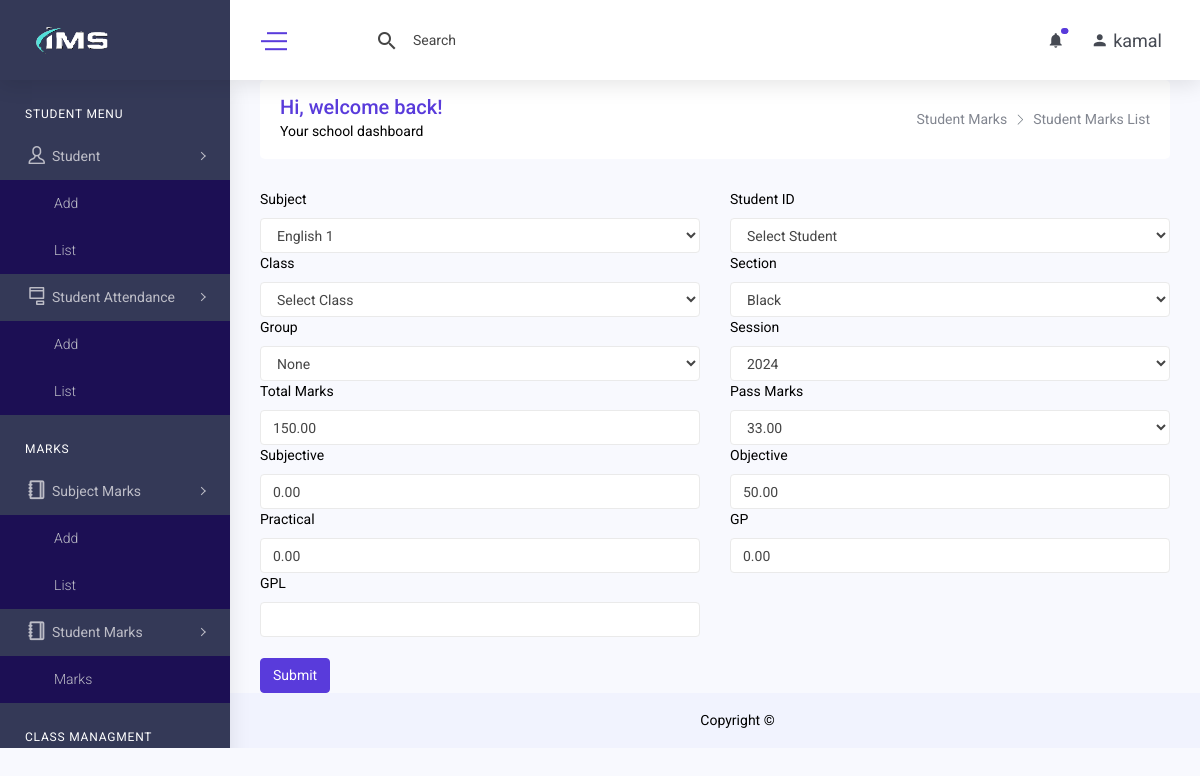
The app's page /student_marks_edit.php?id=1 (signed in) with its own data.
### tables this page shows
CREATE TABLE `student_marks` (
  `id` int(11) NOT NULL,
  `subject_id` varchar(255) DEFAULT NULL,
  `student_id` int(11) DEFAULT NULL,
  `class_id` int(11) DEFAULT NULL,
  `section_id` int(11) DEFAULT NULL,
  `group_id` int(11) DEFAULT NULL,
  `session_id` int(11) DEFAULT NULL,
  `total_marks` decimal(5,2) DEFAULT NULL,
  `pass_marks` decimal(5,2) DEFAULT NULL,
  `sub` decimal(5,2) DEFAULT NULL,
  `obj` decimal(5,2) DEFAULT NULL,
  `prac` decimal(5,2) DEFAULT NULL,
  `gp` decimal(5,2) DEFAULT NULL,
  `gpl` varchar(255) DEFAULT NULL,
  `created_at` datetime DEFAULT NULL,
  `created_by` int(11) DEFAULT NULL,
  `updated_at` datetime DEFAULT NULL,
  `updated_by` int(11) DEFAULT NULL,
  `deleted_at` datetime DEFAULT NULL
);

CREATE TABLE `subject` (
  `id` int(11) NOT NULL,
  `subject_name` varchar(255) DEFAULT NULL,
  `subject_type` enum('0','1') NOT NULL DEFAULT '0',
  `created_at` datetime DEFAULT NULL,
  `created_by` int(11) DEFAULT NULL,
  `updated_at` datetime DEFAULT NULL,
  `updated_by` int(11) DEFAULT NULL,
  `deleted_at` datetime DEFAULT NULL
);

CREATE TABLE `section` (
  `id` int(11) NOT NULL,
  `section` varchar(255) DEFAULT NULL,
  `created_at` datetime DEFAULT NULL,
  `created_by` int(11) DEFAULT NULL,
  `updated_at` datetime DEFAULT NULL,
  `updated_by` int(11) DEFAULT NULL,
  `deleted_at` datetime DEFAULT NULL
);

CREATE TABLE `group` (
  `id` int(11) NOT NULL,
  `group` varchar(255) DEFAULT NULL,
  `created_at` datetime DEFAULT NULL,
  `created_by` int(11) DEFAULT NULL,
  `updated_at` datetime DEFAULT NULL,
  `updated_by` int(11) DEFAULT NULL,
  `deleted_at` datetime DEFAULT NULL
);

CREATE TABLE `session` (
  `id` int(11) NOT NULL,
  `session` varchar(255) DEFAULT NULL,
  `created_at` datetime DEFAULT NULL,
  `created_by` int(11) DEFAULT NULL,
  `updated_at` datetime DEFAULT NULL,
  `updated_by` int(11) DEFAULT NULL,
  `deleted_at` datetime DEFAULT NULL
);

CREATE TABLE `class_subject` (
  `id` int(11) NOT NULL,
  `student_id` int(11) NOT NULL,
  `subject_id` varchar(255) DEFAULT NULL,
  `class_id` int(11) DEFAULT NULL,
  `group_id` int(11) DEFAULT NULL,
  `session_id` int(11) DEFAULT NULL,
  `term_id` int(11) NOT NULL,
  `sub` decimal(5,2) DEFAULT NULL,
  `obj` decimal(5,2) DEFAULT NULL,
  `prac` decimal(5,2) DEFAULT NULL,
  `pass_marks` decimal(5,2) DEFAULT NULL,
  `created_at` datetime DEFAULT NULL,
  `created_by` int(11) DEFAULT NULL,
  `updated_at` datetime DEFAULT NULL,
  `updated_by` int(11) DEFAULT NULL,
  `deleted_at` datetime DEFAULT NULL
);

### class/crud.php (called while the page is built, shortened)
<?php
    class crud{
        private $host='localhost';
        private $connection;
        public function __construct($user,$password,$database){
            $this->user=$user;
            $this->password=$password;
            $this->database=$database;
            $this->connection=new mysqli($this->host,$this->user,$this->password,$this->database);
        }
        public function common_select($table,$fields='*',$condition=false,$sort_field=false,$sort='ASC'){
            $result=array();
            $error=false;
            $sql="select $fields from $table where deleted_at is null ";
            $rs=$this->connection->query($sql);
            if($rs){
                if($rs->num_rows > 0){
                    while($r=$rs->fetch_object()){
                        array_push($result,$r);
                    }
                }
            }else{
                $error=$this->connection->error;
            }
            $return = array('data'=>$result,'error'=>$error);
            return $return;
        }
        public function common_select_single($table,$fields='*',$condition=false,$sort_field=false,$sort='ASC'){
            $result="";
            $error=false;
            $sql="select $fields from $table where deleted_at is null ";
            if(is_array($condition)){
                $sql.=" and ";
                foreach($condition as $k=>$v){
                    $v = $this->connection->real_escape_string($v);
                    $sql.="$k='$v' and ";
                }
                $sql=rtrim($sql,'and ');
            }
            $rs=$this->connection->query($sql);
            if($rs){
                if($rs->num_rows > 0){
                    while($r=$rs->fetch_object()){
                        $result=$r;
                    }
                }
            }else{
                $error=$this->connection->error;
            }
            $return = array('data'=>$result,'error'=>$error);
            return $return;
        }
    }
?>

### include/connection.php (called while the page is built, shortened)
<?php
    include_once('class/crud.php');
    $mysqli=new crud("root","","ims");
?>

### student_marks_edit.php (the view, shortened to what this page needs)
<?php include('include/header.php'); ?>
<?php include('include/sidebar.php'); ?>
<body>
        <div class="content-body">
            <div class="container-fluid">
                <div class="row page-titles mx-0">
                    <div class="col-sm-6 p-md-0">
                        <div class="welcome-text">
                            <h4>Hi, welcome back!</h4>
                            <p class="mb-0">Your school dashboard</p>
                        </div>
                    </div>
                    <div class="col-sm-6 p-md-0 justify-content-sm-end mt-2 mt-sm-0 d-flex">
                        <ol class="breadcrumb">
                            <li class="breadcrumb-item"><a href="student_marks_add.php">Student Marks</a></li>
                            <li class="breadcrumb-item active"><a href="student_marks_list.php">Student Marks List</a></li>
                        </ol>
                    </div>
                </div>
                <?php
            $olddata=array();
            $con['id']=$_GET['id'];
            $result=$mysqli->common_select_single('student_marks','*',$con);
            if($result){
                if($result['data']){
                    $olddata=$result['data'];
                }
            }
       ?>
            <form method="post" action="">
                <div class="row">
                    <div class="col-md-6">
                        <label class="form-label" for="subject_id">Subject</label>
                        <select class="form-control form-select" required name="subject_id" id="subject_id">
                        <?php
                            $result=$mysqli->common_select('subject');
                            if($result){
                                if($result['data']){
                                    foreach($result['data'] as $d){
                        ?>
                            <option value="<?= $d->id ?>" <?= $d->id==$olddata->subject_id ? "selected" :"" ?>> <?= $d-> subject_name ?> <?= $d-> subject_type ?></option>
                        <?php } } } ?>
                    </select>
                    </div>
                    <div class="col-md-6">
                        <label class="form-label" for="student_id">Student ID</label>
                        <select class="form-control form-select" required name="student_id" id="student_id">
                        <option value="">Select Student</option>
                    </select>
                    </div>
                    <div class="col-md-6">
                        <label class="form-label" for="class_id">Class</label>
                        <select class="form-control form-select" required name="class_id" id="class_id">
                        <option value="">Select Class</option>
                        </select>
                    </div>
                    <div class="col-md-6">
                        <label class="form-label" for="section_id">Section</label>
                        <select class="form-control form-select" required name="section_id" id="section_id">
                        <?php
                            $result=$mysqli->common_select('section');
                            if($result){
                                if($result['data']){
                                    foreach($result['data'] as $d){
                        ?>
                            <option value="<?= $d->id ?>" <?= $d->id==$olddata->section_id ? "selected" :"" ?>> <?= $d->section ?></option>
                        <?php } } } ?>
                        </select>
                    </div>
                    <div class="col-md-6">
                        <label class="form-label" for="group_id">Group</label>
                        <select class="form-control form-select" required name="group_id" id="group_id">
                            <?php
                                $result=$mysqli->common_select('`group`');
                                if($result){
                                    if($result['data']){
                                        foreach($result['data'] as $d){
                            ?>
                                <option value="<?= $d->id ?>" <?= $d->id==$olddata->group_id ? "selected" :"" ?>> <?= $d-> group ?></option>
                            <?php } } } ?>
                       </select>
                    </div>
                    <div class="col-md-6">
                        <label class="form-label" for="session_id">Session</label>
                        <select class="form-control form-select" required name="session_id" id="session_id">
                            <?php
                                $result=$mysqli->common_select('session');
                                if($result){
                                    if($result['data']){
                                        foreach($result['data'] as $d){
                            ?>
                                <option value="<?= $d->id ?>" <?= $d->id==$olddata->session_id ? "selected" :"" ?>> <?= $d->session ?></option>
                            <?php } } } ?>
                        </select>
                    </div>
                    <div class="col-md-6">
                        <label class="form-label" for="total_marks">Total Marks</label>
                        <input type="text" name="total_marks" class="form-control" id="total_marks"  value="<?= $olddata->total_marks ?>">
                    </div>
                    <div class="col-md-6">
                        <label class="form-label" for="pass_marks">Pass Marks</label>
                        <select class="form-control form-select" required name="pass_marks" id="pass_marks">
                            <?php
                                $result=$mysqli->common_select('class_subject');
                                if($result){
                                    if($result['data']){
                                        foreach($result['data'] as $d){
                            ?>
                                <option value="<?= $d->id ?>" <?= $d->id==$olddata->pass_marks ? "selected" :"" ?>> <?= $d->pass_marks ?></option>
                            <?php } } } ?>
                        </select>
                    </div>
                    <div class="col-md-6">
                        <label class="form-label" for="sub">Subjective</label>
                        <input type="text" name="sub" class="form-control" id="sub"  value="<?= $olddata->sub ?>">
                    </div>
                    <div class="col-md-6">
                        <label class="form-label" for="obj">Objective</label>
                        <input type="text" name="obj" class="form-control" id="obj"  value="<?= $olddata->obj ?>">
                    </div>
                    <div class="col-md-6">
                        <label class="form-label" for="prac">Practical</label>
                        <input type="text" name="prac" class="form-control" id="prac"  value="<?= $olddata->prac ?>">
                    </div>
                    <div class="col-md-6">
                        <label class="form-label" for="gp">GP</label>
                        <input type="text" name="gp" class="form-control" id="gp"  value="<?= $olddata->gp ?>">
                    </div>
                    <div class="col-md-6">
                        <label class="form-label" for="gpl">GPL</label>
                        <input type="text" name="gpl" class="form-control" id="gpl"  value="<?= $olddata->gpl ?>">
                    </div>
                </div>
                <br>
                <button type="submit" class="btn btn-primary">Submit</button>
            </form>
            </div>
        </div>
</body>
<?php include('include/footer.php') ?>

### records on screen
student_marks: subject_id "English 1", section_id "Black", group_id "None", session_id "2024", total_marks "150.00", pass_marks "33.00", sub "0.00", obj "50.00", prac "0.00", gp "0.00"

### other values on screen
$_SESSION['username'] "kamal"
